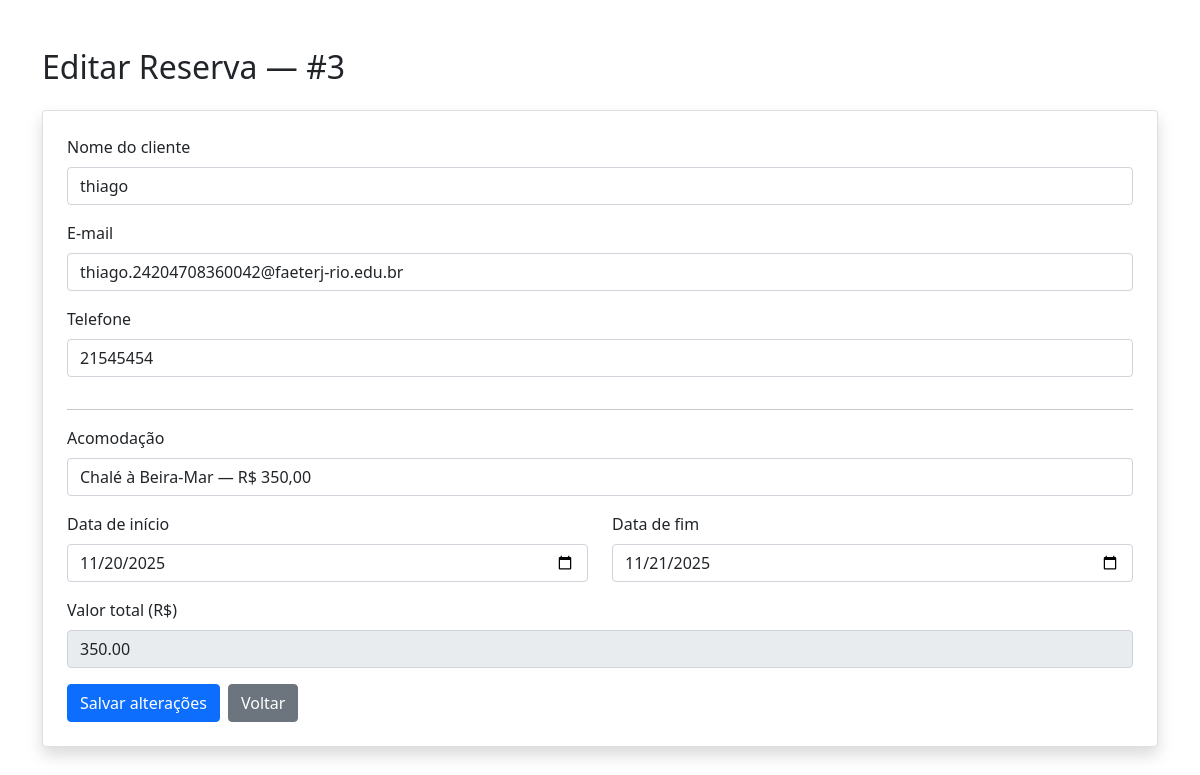
The app's page /3DAW-AV2-main/editar_reserva.php?id=3 with its own data.
### tables this page shows
CREATE TABLE `reservas` (
  `id` int(11) NOT NULL,
  `id_acomodacao` int(11) NOT NULL,
  `nome_cliente` varchar(150) NOT NULL,
  `email_cliente` varchar(150) NOT NULL,
  `telefone_cliente` varchar(30) NOT NULL,
  `data_inicio` date NOT NULL,
  `data_fim` date NOT NULL,
  `valor_total` decimal(10,2) NOT NULL,
  `data_reserva` timestamp NOT NULL DEFAULT current_timestamp()
);

### 3DAW-AV2-main/editar_reserva.php (the view, shortened to what this page needs)
<?php
require "conexao.php";
$id = intval($_GET['id']);
$stmt = $con->prepare("SELECT * FROM reservas WHERE id = ?");
$stmt->bind_param("i", $id);
$stmt->execute();
$reserva = $stmt->get_result()->fetch_assoc();
$res = $con->query("SELECT id, nome, preco FROM acomodacoes ORDER BY nome");
$acomodacoes = [];
while ($row = $res->fetch_assoc()) {
    $acomodacoes[] = $row;
}
?>
<!DOCTYPE html>
<html lang="pt-BR">
<head>
<link href="https://cdn.jsdelivr.net/npm/bootstrap@5.0.2/dist/css/bootstrap.min.css" rel="stylesheet">
</head>
<body>
<div class="container py-5">
    <h2 class="mb-4">Editar Reserva — #<?=htmlspecialchars($reserva['id'])?></h2>
    <form id="formEditar" action="atualizar_reserva.php" method="POST" class="card p-4 shadow">
        <div class="mb-3">
            <label class="form-label">Nome do cliente</label>
            <input type="text" class="form-control" name="nome_cliente" required
                   value="<?=htmlspecialchars($reserva['nome_cliente'])?>">
        </div>
        <div class="mb-3">
            <label class="form-label">E-mail</label>
            <input type="email" class="form-control" name="email_cliente" required
                   value="<?=htmlspecialchars($reserva['email_cliente'])?>">
        </div>
        <div class="mb-3">
            <label class="form-label">Telefone</label>
            <input type="text" class="form-control" name="telefone_cliente" required
                   value="<?=htmlspecialchars($reserva['telefone_cliente'])?>">
        </div>
        <hr>
        <div class="mb-3">
            <label class="form-label">Acomodação</label>
            <select name="id_acomodacao" id="id_acomodacao" class="form-control" required>
                <?php foreach($acomodacoes as $a):
                    $sel = ($a['id'] == $reserva['id_acomodacao']) ? 'selected' : '';
                ?>
                    <option value="<?= $a['id'] ?>" data-preco="<?= $a['preco'] ?>" <?= $sel ?>>
                        <?= htmlspecialchars($a['nome']) ?> — R$ <?= number_format($a['preco'], 2, ',', '.') ?>
                    </option>
                <?php endforeach; ?>
            </select>
        </div>
        <div class="row">
            <div class="col-md-6 mb-3">
                <label class="form-label">Data de início</label>
                <input type="date" class="form-control" name="data_inicio" id="data_inicio" required
                       value="<?=htmlspecialchars($reserva['data_inicio'])?>">
            </div>
            <div class="col-md-6 mb-3">
                <label class="form-label">Data de fim</label>
                <input type="date" class="form-control" name="data_fim" id="data_fim" required
                       value="<?=htmlspecialchars($reserva['data_fim'])?>">
            </div>
        </div>
        <div class="mb-3">
            <label class="form-label">Valor total (R$)</label>
            <input type="text" class="form-control" name="valor_total" id="valor_total" readonly
                   value="<?=number_format($reserva['valor_total'], 2, '.', '')?>">
        </div>
        <div class="d-flex gap-2">
            <button type="submit" class="btn btn-primary">Salvar alterações</button>
            <a href="admin_reservas.html" class="btn btn-secondary">Voltar</a>
        </div>
    </form>
</div>
</body>
</html>

### records on screen
reservas: id "3", nome_cliente "thiago", email_cliente "thiago.24204708360042@faeterj-rio.edu.br", telefone_cliente "21545454", data_inicio "11/20/2025", data_fim "11/21/2025", valor_total "350.00"

### other values on screen
form field id_acomodacao "Chalé à Beira-Mar — R$ 350,00"
